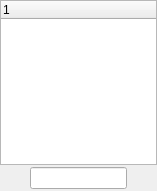
<?xml version="1.0" encoding="UTF-8"?>
<ui version="4.0">
 <class>GuiUserListWidget</class>
 <widget class="QWidget" name="GuiUserListWidget">
  <property name="geometry">
   <rect>
    <x>0</x>
    <y>0</y>
    <width>157</width>
    <height>191</height>
   </rect>
  </property>
  <property name="minimumSize">
   <size>
    <width>120</width>
    <height>0</height>
   </size>
  </property>
  <property name="acceptDrops">
   <bool>true</bool>
  </property>
  <layout class="QGridLayout" name="gridLayout">
   <property name="leftMargin">
    <number>0</number>
   </property>
   <property name="topMargin">
    <number>0</number>
   </property>
   <property name="rightMargin">
    <number>0</number>
   </property>
   <property name="bottomMargin">
    <number>0</number>
   </property>
   <property name="spacing">
    <number>0</number>
   </property>
   <item row="0" column="0">
    <widget class="QTreeWidget" name="mp_twUsers">
     <property name="dragDropMode">
      <enum>QAbstractItemView::DropOnly</enum>
     </property>
     <column>
      <property name="text">
       <string notr="true">1</string>
      </property>
     </column>
    </widget>
   </item>
   <item row="1" column="0">
    <layout class="QHBoxLayout" name="horizontalLayout">
     <property name="spacing">
      <number>2</number>
     </property>
     <property name="leftMargin">
      <number>2</number>
     </property>
     <property name="topMargin">
      <number>2</number>
     </property>
     <property name="rightMargin">
      <number>2</number>
     </property>
     <property name="bottomMargin">
      <number>2</number>
     </property>
     <item>
      <widget class="QPushButton" name="mp_pbSettings">
       <property name="maximumSize">
        <size>
         <width>26</width>
         <height>26</height>
        </size>
       </property>
       <property name="toolTip">
        <string>View options</string>
       </property>
       <property name="icon">
        <iconset resource="../beebeep.qrc">
         <normaloff>:/images/settings.png</normaloff>:/images/settings.png</iconset>
       </property>
       <property name="iconSize">
        <size>
         <width>16</width>
         <height>16</height>
        </size>
       </property>
       <property name="flat">
        <bool>true</bool>
       </property>
      </widget>
     </item>
     <item>
      <widget class="QLineEdit" name="mp_leFilter">
       <property name="sizePolicy">
        <sizepolicy hsizetype="Expanding" vsizetype="Preferred">
         <horstretch>0</horstretch>
         <verstretch>0</verstretch>
        </sizepolicy>
       </property>
       <property name="toolTip">
        <string>Insert keywords</string>
       </property>
      </widget>
     </item>
     <item>
      <widget class="QPushButton" name="mp_pbClearFilter">
       <property name="sizePolicy">
        <sizepolicy hsizetype="Fixed" vsizetype="Fixed">
         <horstretch>0</horstretch>
         <verstretch>0</verstretch>
        </sizepolicy>
       </property>
       <property name="maximumSize">
        <size>
         <width>26</width>
         <height>26</height>
        </size>
       </property>
       <property name="toolTip">
        <string>Clear keywords</string>
       </property>
       <property name="icon">
        <iconset resource="../beebeep.qrc">
         <normaloff>:/images/clear.png</normaloff>:/images/clear.png</iconset>
       </property>
       <property name="iconSize">
        <size>
         <width>16</width>
         <height>16</height>
        </size>
       </property>
       <property name="flat">
        <bool>true</bool>
       </property>
      </widget>
     </item>
    </layout>
   </item>
  </layout>
 </widget>
 <tabstops>
  <tabstop>mp_twUsers</tabstop>
  <tabstop>mp_pbSettings</tabstop>
  <tabstop>mp_leFilter</tabstop>
  <tabstop>mp_pbClearFilter</tabstop>
 </tabstops>
 <resources>
  <include location="../beebeep.qrc"/>
 </resources>
 <connections/>
</ui>
